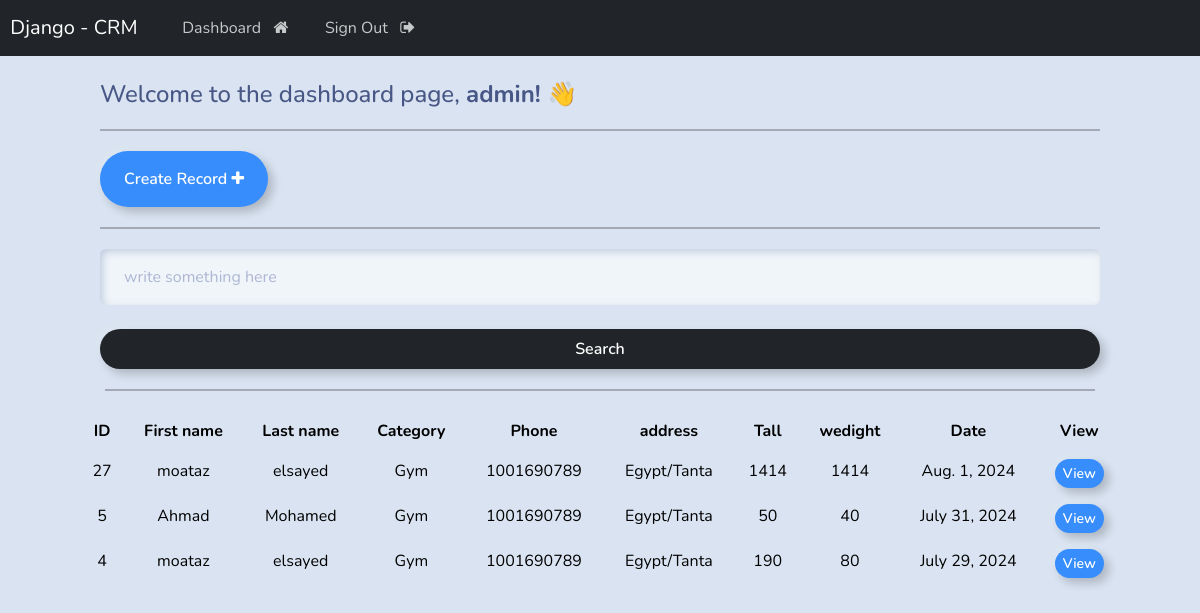
The page /dashbaord/ (signed in) on the database its author committed.
### webapp/models.py (models this page shows, shortened)
class Record(models.Model):
    first_name = models.CharField(max_length=250)
    last_name = models.CharField(max_length=250)
    category = models.ForeignKey(Category, on_delete=models.CASCADE)
    phone = models.IntegerField()
    tall = models.IntegerField()
    wedight = models.IntegerField()
    address = models.CharField(max_length=500)
    created_at = models.DateField(auto_now_add=True)
    class Meta:
        ordering = ['-created_at']

class Category(models.Model):
    name = models.CharField(max_length=250)
    create_at = models.DateTimeField(auto_now_add=True)
    def __str__(self):
        return self.name

### webapp/views.py (the view)
# urls.py: path('dashbaord/', views.dashboard, name='dashboard'),
@login_required(login_url='login')
def dashboard(reqeust):
    records = Record.objects.all()
    return render(reqeust, 'web/dashboard.html', context={'record':records})

### templates/web/dashboard.html (shortened to what this page needs)
{% extends 'base.html' %}
{% block content %}
<h4 style="padding-left: 100px;">Welcome to the dashboard page, <b>{{ user }}! 👋</b></h4>
<hr style="border: 1px solid #000; margin: 20px 100px;">
<div style="padding-left: 100px;">
    <a href="{% url 'createrecord' %}" class="btn btn-outline-primary" >Create Record <i class="fa fa-plus" aria-hidden="true"></i></a>
</div>
<hr style="border: 1px solid #000; margin: 20px 100px;">
<div class="text-center" style="margin: 0px 100px;">
<form action="{% url 'search' %}" mehtod="GET">
  <input type="search" name="query" placeholder="write something here" class="form-control mr-sm-2">
  <button type="submit" class="btn btn-outline-dark w-100 btn-block p-2">Search</button>
</form>
<hr style="border: 1px solid #000; margin: 20px 5px;">
</div>
<div class="text-center" style="padding:0px 80px;">
    <table class="table">
        <thead class="thead-dark">
          <tr>
            <th scope="col">ID</th>
            <th scope="col">First name</th>
            <th scope="col">Last name</th>
            <th scope="col">Category</th>
            <th scope="col">Phone</th>
            <th scope="col">address</th>
            <th scope="col">Tall</th>
            <th scope="col">wedight</th>
            <th scope="col">Date</th>
            <th scope="col">View</th>
          </tr>
        </thead>
        <tbody>
          {% if record %}
            {% for record in record %}
          <tr>
            <td>{{ record.id }}</td>
            <td>{{record.first_name}}</td>
            <td>{{record.last_name}}</td>
            <td>{{record.category}}</td>
            <td>{{record.phone}}</td>
            <td>{{record.address}}</td>
            <td>{{record.tall}}</td>
            <td>{{record.wedight}}</td>
            <td>{{record.created_at}}</td>
            <td><a href="{% url 'view_recorde' record.id %}" class="btn btn-outline-primary btn-sm">View</a></td>
          </tr>
           {% endfor %}
           {% endif %}
        </tbody>
      </table>
</div>
{% endblock %}

### templates/base.html (shortened to what this page needs)
{% load static %}
<!DOCTYPE html>
<html lang="en">
<head>
    <link rel="stylesheet" href="https://bootswatch.com/5/morph/bootstrap.min.css">
    <link rel="stylesheet" href="https://cdnjs.cloudflare.com/ajax/libs/font-awesome/4.7.0/css/font-awesome.min.css">
</head>
<body>
    {% include 'parts/navbar.html' %}
    {% block content %}
    {% endblock %}
</body>
</html>

### templates/parts/navbar.html (shortened to what this page needs)
<nav class="navbar navbar-expand-lg navbar-dark bg-dark justify-content-center">
    <a class="navbar-brand main-heading" href="{% url 'home' %}">
      &nbsp; Django - CRM
    </a>
      <div class="collapse navbar-collapse text-center" id="navbarNavDropdown">
        <ul class="navbar-nav mr-auto">
          {% if user.is_authenticated %}
            <li class="nav-item">
              <a class="nav-link" href="{% url 'dashboard' %}">Dashboard &nbsp; <i class="fa fa-home" aria-hidden="true"></i> </a>
            </li>
            <li class="nav-item">
              <a class="nav-link" href="{% url 'logout' %}">Sign Out &nbsp; <i class="fa fa-sign-out" aria-hidden="true"></i> </a>
            </li>
            {% endif %}
        </ul>
      </div>
  </nav>

### rows shown on the page
Record: id "27", first_name "moataz", last_name "elsayed", category "Gym", phone "1001690789", address "Egypt/Tanta", tall "1414", wedight "1414", created_at "Aug. 1, 2024"
Record: id "5", first_name "Ahmad", last_name "Mohamed", category "Gym", phone "1001690789", address "Egypt/Tanta", tall "50", wedight "40", created_at "July 31, 2024"
Record: id "4", first_name "moataz", last_name "elsayed", category "Gym", phone "1001690789", address "Egypt/Tanta", tall "190", wedight "80", created_at "July 29, 2024"

### other values the page prints
{{ user }} "admin"
